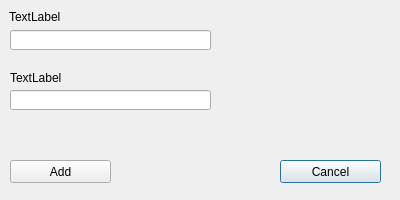
<?xml version="1.0" encoding="UTF-8"?>
<ui version="4.0">
 <class>NewEnt</class>
 <widget class="QDialog" name="NewEnt">
  <property name="geometry">
   <rect>
    <x>0</x>
    <y>0</y>
    <width>400</width>
    <height>200</height>
   </rect>
  </property>
  <property name="windowTitle">
   <string>Dialog</string>
  </property>
  <widget class="QLabel" name="label">
   <property name="geometry">
    <rect>
     <x>9</x>
     <y>9</y>
     <width>201</width>
     <height>16</height>
    </rect>
   </property>
   <property name="text">
    <string>TextLabel</string>
   </property>
  </widget>
  <widget class="QLineEdit" name="lineEdit">
   <property name="geometry">
    <rect>
     <x>10</x>
     <y>30</y>
     <width>201</width>
     <height>20</height>
    </rect>
   </property>
  </widget>
  <widget class="QLabel" name="label_2">
   <property name="geometry">
    <rect>
     <x>10</x>
     <y>70</y>
     <width>201</width>
     <height>16</height>
    </rect>
   </property>
   <property name="text">
    <string>TextLabel</string>
   </property>
  </widget>
  <widget class="QPushButton" name="pushButton_2">
   <property name="geometry">
    <rect>
     <x>280</x>
     <y>160</y>
     <width>101</width>
     <height>23</height>
    </rect>
   </property>
   <property name="text">
    <string>Cancel</string>
   </property>
  </widget>
  <widget class="QLineEdit" name="lineEdit_2">
   <property name="geometry">
    <rect>
     <x>10</x>
     <y>90</y>
     <width>201</width>
     <height>20</height>
    </rect>
   </property>
  </widget>
  <widget class="QPushButton" name="pushButton">
   <property name="geometry">
    <rect>
     <x>10</x>
     <y>160</y>
     <width>101</width>
     <height>23</height>
    </rect>
   </property>
   <property name="text">
    <string>Add</string>
   </property>
  </widget>
  <widget class="QLabel" name="errors">
   <property name="geometry">
    <rect>
     <x>0</x>
     <y>352</y>
     <width>721</width>
     <height>31</height>
    </rect>
   </property>
   <property name="text">
    <string/>
   </property>
  </widget>
 </widget>
 <tabstops>
  <tabstop>lineEdit</tabstop>
  <tabstop>lineEdit_2</tabstop>
  <tabstop>pushButton</tabstop>
  <tabstop>pushButton_2</tabstop>
 </tabstops>
 <resources/>
 <connections/>
</ui>
